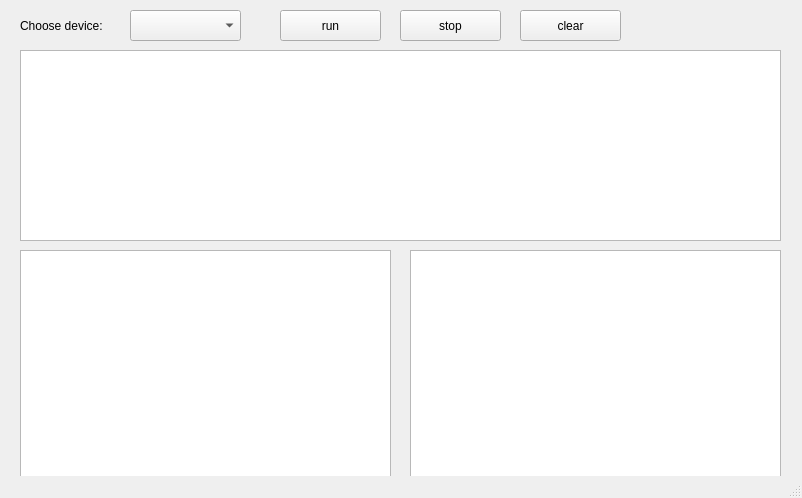
<?xml version="1.0" encoding="UTF-8"?>
<ui version="4.0">
 <class>MainWindow</class>
 <widget class="QMainWindow" name="MainWindow">
  <property name="geometry">
   <rect>
    <x>0</x>
    <y>0</y>
    <width>802</width>
    <height>498</height>
   </rect>
  </property>
  <property name="windowTitle">
   <string>MainWindow</string>
  </property>
  <widget class="QWidget" name="centralWidget">
   <widget class="QComboBox" name="comboBox">
    <property name="geometry">
     <rect>
      <x>130</x>
      <y>10</y>
      <width>111</width>
      <height>31</height>
     </rect>
    </property>
   </widget>
   <widget class="QPushButton" name="btn_run">
    <property name="geometry">
     <rect>
      <x>280</x>
      <y>10</y>
      <width>101</width>
      <height>31</height>
     </rect>
    </property>
    <property name="text">
     <string>run</string>
    </property>
   </widget>
   <widget class="QPushButton" name="btn_stop">
    <property name="geometry">
     <rect>
      <x>400</x>
      <y>10</y>
      <width>101</width>
      <height>31</height>
     </rect>
    </property>
    <property name="text">
     <string>stop</string>
    </property>
   </widget>
   <widget class="QTableView" name="packetTableView">
    <property name="geometry">
     <rect>
      <x>20</x>
      <y>50</y>
      <width>761</width>
      <height>191</height>
     </rect>
    </property>
   </widget>
   <widget class="QTreeView" name="packetDetails">
    <property name="geometry">
     <rect>
      <x>20</x>
      <y>250</y>
      <width>371</width>
      <height>231</height>
     </rect>
    </property>
   </widget>
   <widget class="QPushButton" name="btn_stop_2">
    <property name="geometry">
     <rect>
      <x>520</x>
      <y>10</y>
      <width>101</width>
      <height>31</height>
     </rect>
    </property>
    <property name="text">
     <string>clear</string>
    </property>
   </widget>
   <widget class="QLabel" name="device">
    <property name="geometry">
     <rect>
      <x>20</x>
      <y>10</y>
      <width>121</width>
      <height>31</height>
     </rect>
    </property>
    <property name="text">
     <string>Choose device:</string>
    </property>
   </widget>
   <widget class="QPlainTextEdit" name="packetDataview">
    <property name="geometry">
     <rect>
      <x>410</x>
      <y>250</y>
      <width>371</width>
      <height>231</height>
     </rect>
    </property>
   </widget>
  </widget>
  <widget class="QStatusBar" name="statusBar"/>
 </widget>
 <layoutdefault spacing="6" margin="11"/>
 <resources/>
 <connections/>
</ui>
